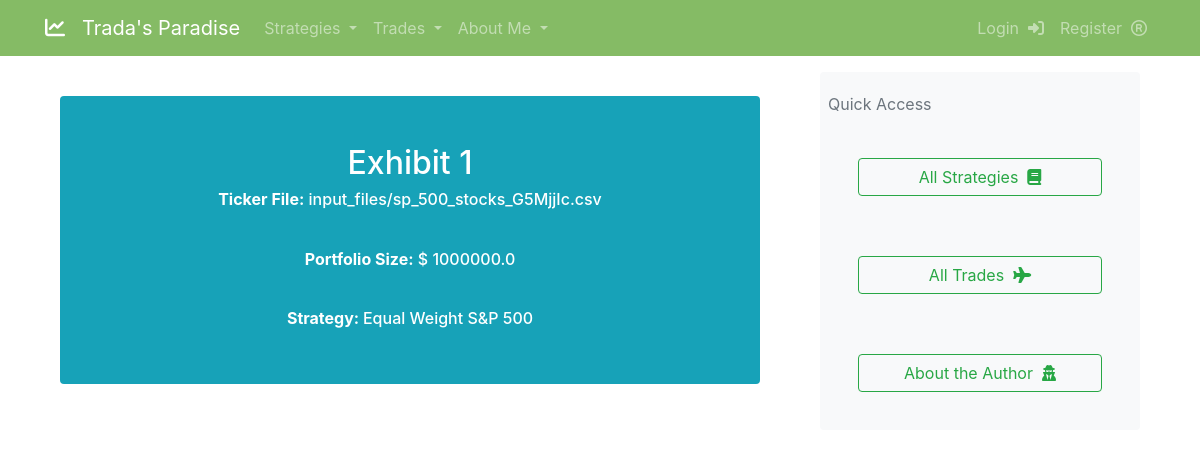
Page /trade/ on the earlier database version.
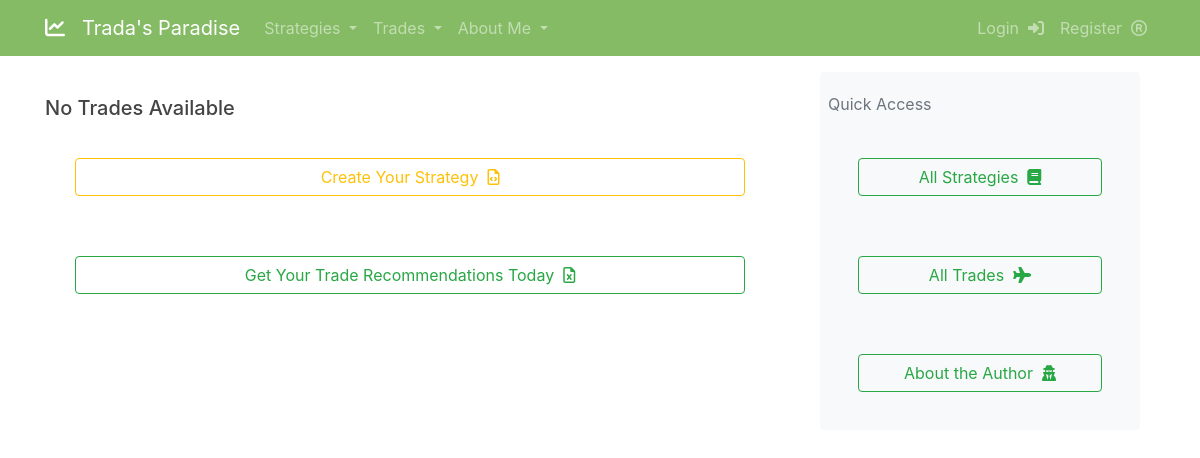
Same page on the later database version.
### strategies/models.py (models this page shows, shortened)
class Trade(models.Model):
    tickers = models.FileField(upload_to="input_files/")
    portfolio_size = models.FloatField()
    trading_strategy = models.ForeignKey(Strategy, on_delete=models.CASCADE)

class Strategy(models.Model):
    name = models.CharField(max_length=255, unique=True)
    description = models.CharField(max_length=255)
    script = models.FileField(upload_to="strategy_scripts/")

### strategies/views.py (the view)
# urls.py: path('trade/', TradeListView.as_view(), name ='trade-list'),
class TradeListView(ListView):
    model = Trade
    template_name = 'strategies/trade_list.html'
    def get_context_data(self, **kwargs):
        context = super(TradeListView, self).get_context_data(**kwargs)
        context["strategies"] = get_all_strategies()
        context["trades"] = get_all_trades()
        return context

### strategies/helper.py (called while the page is built)
def get_all_strategies():
    result = []
    for strategy in Strategy.objects.order_by("name"):
        result.append(strategy)
    return result

def get_all_trades():
    result = []
    for trade in Trade.objects.order_by("portfolio_size"):
        result.append(trade)
    return result

### strategies/templates/strategies/trade_list.html (shortened to what this page needs)
{% extends "strategies/base.html" %}
{% load crispy_forms_tags %}
{% block content %}
        <section class="pt-4">
            <div class="container px-lg-12">
                <div class="row gx-lg-5">
                    {% if trades %}
                        {% for trade in trades %}
                            <div class="col-lg-12 col-xxl-4 mb-5">
                                <div class="card bg-info border-0 h-100">
                                    <div class="card-body text-center p-4 p-lg-5 pt-0 pt-lg-0">
                                        <a class="fs-4 fw-bold" style="color: white;" href="{% url 'trade-detail' trade.id %}"><h2 style="color: white;">Exhibit {{trade.id}}</h2></a>
                                        <h6 class="mb-3" style="color: white;"><b>Ticker File:</b> {{trade.tickers}}</h6><br>
                                        <h6 class="mb-3" style="color: white;"><b>Portfolio Size:</b> $ {{trade.portfolio_size}}</h6><br>
                                        <h6><a class="mb-3" style="color: white;" href="{% url 'strategy-detail' trade.trading_strategy.id %}">
                                            <b>Strategy: </b> {{trade.trading_strategy.name}}
                                        </a>
                                        </h6>
                                    </div>
                                </div>
                            </div>
                        {% endfor %}
                    {% else %}
                        <h5>No Trades Available</h5>
                        <br>
                        <table style="width:100%">
                            <tr><td>
                                <a href="{% url 'strategy-create' %}" class="btn btn-outline-warning pull-left" style="width:100%">
                                    Create Your Strategy&nbsp;&nbsp;<i class="fa fa-file-code-o" aria-hidden="true"></i>
                                </a></td>
                            </tr>
                            <tr>
                            <td>
                                <a href="{% url 'trade-create'  %}" class="btn btn-outline-success pull-left" style="width:100%">
                                    Get Your Trade Recommendations Today&nbsp;&nbsp;<i class="fa fa-file-excel-o" aria-hidden="true"></i>
                                </a>
                            </td></tr>
                        </table>
                    {% endif %}
                </div>
            </div>
        </section>
</body>
{% endblock content %}

### strategies/templates/strategies/base.html (shortened to what this page needs)
{% load static %}
<!DOCTYPE html>
<html>
<head>
    <link rel="stylesheet" type = "text/css" href = "{% static 'strategies/main.css' %}">
    <link rel="stylesheet" type = "text/css" href = "{% static 'strategies/style.css' %}">
    <link rel="stylesheet" href="https://stackpath.bootstrapcdn.com/bootstrap/4.3.1/css/bootstrap.min.css">
    <link rel="stylesheet"
        href="https://cdnjs.cloudflare.com/ajax/libs/highlight.js/10.0.3/styles/default.min.css">
</head>
<body>
  <div id = "body">
    <header class="site-header">
      <nav class="navbar navbar-expand-md navbar-dark bg-steel fixed-top">
        <div class="container">
        <a class="navbar-brand mr-3" href="{% url 'index' %}"><i class="fa fa-line-chart" aria-hidden="true"></i>
            &nbsp;&nbsp;Trada's Paradise</a>
          <div class="collapse navbar-collapse" id="navbarToggle">
            <div class="navbar-nav mr-auto">
              <div class="dropdown">
                <a class=" nav-item nav-link dropdown-toggle" type="button" id="dropdownMenuButton" data-toggle="dropdown" aria-haspopup="true" aria-expanded="false">
                  Strategies
                </a>
              </div>
              <div class="dropdown">
                <a class=" nav-item nav-link dropdown-toggle" type="button" id="dropdownMenuButton" data-toggle="dropdown" aria-haspopup="true" aria-expanded="false">
                  Trades
                </a>
              </div>
             <div class="dropdown">
                <a class=" nav-item nav-link dropdown-toggle" type="button" id="dropdownMenuButton" data-toggle="dropdown" aria-haspopup="true" aria-expanded="false">
                  About Me
                </a>
              </div>
            </div>
            <div class="navbar-nav">
              {% if user.is_authenticated %}
                <a class="nav-item nav-link" href="#">Profile&nbsp;&nbsp;<i class="fa fa-address-book"></i></a>
                <a class="nav-item nav-link" href="#">Logout&nbsp;&nbsp;<i class="fa fa-sign-out"></i></a>
              {% else %}
                <a class="nav-item nav-link" href="#">Login&nbsp;&nbsp;<i class="fa fa-sign-in"></i></a>
                <a class="nav-item nav-link" href="#">Register&nbsp;&nbsp;<i class="fa fa-registered"></i></a>
              {% endif %}
            </div>
          </div>
        </div>
      </nav>
    <br>
    <br>
    <br>
    </header>
    <main role="main" class="container">
      <div class="row">
        <div class="col-lg-8">
          {% block content %}
          {% endblock %}
        <div class="col-lg-4">
          <div class="col-lg-12 col-xxl-4 mb-3">
              <div class="card bg-light border-0 h-100">
                  <div class="card-body text-left p-2 p-lg-2 pt-0 pt-lg-0">
                        <table>
                          <caption style="caption-side:top">Quick Access</caption>
                          <tr><td>
                            <a href="{% url 'strategy-list' %}" class="btn btn-outline-success" style="width: 100%">All Strategies&nbsp;&nbsp;<i class="fa fa-book"></i></a>
                          </td></tr>
                          <tr><td>
                            <a href="{% url 'trade-list' %}" class="btn btn-outline-success" style="width: 100%">All Trades&nbsp;&nbsp;<i class="fa fa-plane"></i></a>
                          </td></tr>
                          <tr><td>
                            <a href="{% url 'index' %}" class="btn btn-outline-success" style="width: 100%">About the Author&nbsp;&nbsp;<i class="fa fa-user-secret"></i></a>
                          </td></tr>
                      </table>
                    </div>
                </div>
            </div>
          </div>
</body>
</html>

### strategies/static/strategies/main.css (style rules this page uses)
h1, h2, h3, h4, h5, h6 { color: #444444; }
.bg-steel { background-color: #85bb65; }
.site-header .navbar-nav .nav-link { color: #cbd5db; }

### strategies/static/strategies/style.css (style rules this page uses)
#body { height: 100%; background-position: center; background-size: cover; }
td { padding:30px; width: 1000px; }

Differences in the rows shown:
removed Trade: id "1", tickers "input_files/sp_500_stocks_G5MjjIc.csv", portfolio_size "1000000.0", trading_strategy.name "Equal Weight S&P 500"
Other differences:
text now shown: "No Trades Available Create Your Strategy Get Your Trade Recommendations Today"
